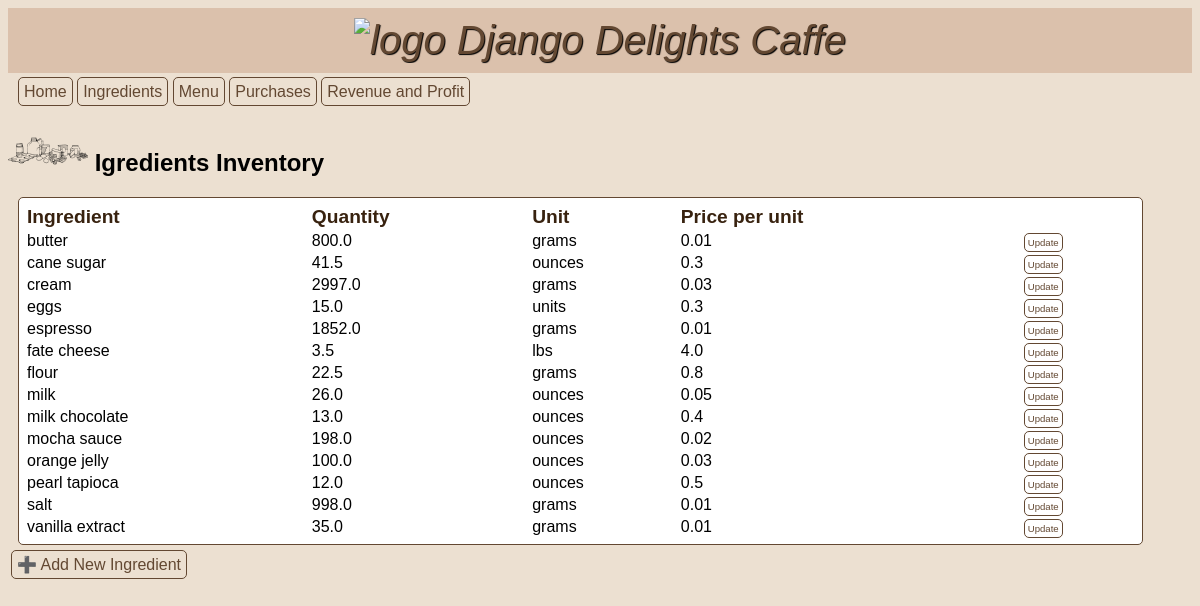
Page /ingredients/list on the committed database.
### inventory/models.py (models this page shows, shortened)
class Ingredient(models.Model):
  OUNCE = "ounces"
  LBS = "lbs"
  GRAMS = "grams"
  UNITS = "units"
  OTHER = "other"
  UNIT_TYPE_CHOICES = [
    (OUNCE, "ounces"),
    (LBS, "lbs"),
    (GRAMS, "grams"),
    (UNITS, "units"),
    (OTHER, "other")
  ]
  name = models.CharField(max_length=50, verbose_name= "Ingredient")
  quantity = models.FloatField(default=0.0, verbose_name="Quantity")
  unit = models.CharField(max_length=10, choices=UNIT_TYPE_CHOICES, default=OTHER, verbose_name="Units")
  unit_price = models.FloatField(default=0.0, verbose_name="Price per unit")

### inventory/views.py (the view)
# urls.py: path('ingredients/list', views.IngredientView.as_view(), name="ingredients"),
class IngredientView(ListView):
    model = Ingredient
    template_name = "inventory/ingredients.html"
    def get_context_data(self):
       context = super().get_context_data()
       context["ingredients"] = Ingredient.objects.all()
       return context

### inventory/templates/inventory/ingredients.html (shortened to what this page needs)
{% extends 'base.html' %} {% load static %}  {% block content %}
<h2>
  <img
    src="{% static 'inventory/ingredients.png' %}"
    alt="ingredient"
    width="80px"
    text-align="center"
  />
  Igredients Inventory
</h2>
<table>
  <thead>
    <tr class="table-heading">
      <th>Ingredient</th>
      <th>Quantity</th>
      <th>Unit</th>
      <th>Price per unit</th>
      <th></th>
    </tr>
  </thead>
  <tbody>
    {% for ingr in ingredients|dictsort:"name" %}
    <tr class="table-content">
      <td>{{ ingr.name }}</td>
      <td>{{ ingr.quantity }}</td>
      <td>{{ ingr.unit }}</td>
      <td>{{ ingr.unit_price }}</td>
      <td><a class="update" href="{% url 'ingredientupdate' ingr.id %}">Update</a></td>
    </tr>
    {% endfor %}
  </tbody>
</table>
<div>
  <a class="add" href="{% url 'ingredientcreate' %}">➕ Add New Ingredient</a>
</div>
{% endblock %}

### inventory/static/inventory/style.css (style rules this page uses)
body { font-family: Arial, Helvetica, sans-serif; background-color: #ece0d1; }
table { background-color: white; text-align: left; border: 1px; border-style: solid; border-color: #634832; border-radius: 5px; width: 95%; margin: 10px; padding: 5px; }
thead { color: #38220f; font-size: 1.2em; text-align: left; padding: 10px; border-style: solid; border-color: #634832; }
tbody { padding: 3px; }
.add { color: #634832; padding: 5px; margin: 3px; text-decoration: none; border: 1px; border-style: solid; border-color: #634832; border-radius: 5px; }
.update { font-size: 0.6em; color: #634832; border: 1px; border-style: solid; border-color: #634832; border-radius: 5px; padding: 3px; text-decoration: none; }

### rows in the picture
Ingredient: name "butter", quantity "800.0", unit "grams", unit_price "0.01"
Ingredient: name "cane sugar", quantity "41.5", unit "ounces", unit_price "0.3"
Ingredient: name "cream", quantity "2997.0", unit "grams", unit_price "0.03"
Ingredient: name "eggs", quantity "15.0", unit "units", unit_price "0.3"
Ingredient: name "espresso", quantity "1852.0", unit "grams", unit_price "0.01"
Ingredient: name "fate cheese", quantity "3.5", unit "lbs", unit_price "4.0"
Ingredient: name "flour", quantity "22.5", unit "grams", unit_price "0.8"
Ingredient: name "milk", quantity "26.0", unit "ounces", unit_price "0.05"
Ingredient: name "milk chocolate", quantity "13.0", unit "ounces", unit_price "0.4"
Ingredient: name "mocha sauce", quantity "198.0", unit "ounces", unit_price "0.02"
Ingredient: name "orange jelly", quantity "100.0", unit "ounces", unit_price "0.03"
Ingredient: name "pearl tapioca", quantity "12.0", unit "ounces", unit_price "0.5"
Ingredient: name "salt", quantity "998.0", unit "grams", unit_price "0.01"
Ingredient: name "vanilla extract", quantity "35.0", unit "grams", unit_price "0.01"
